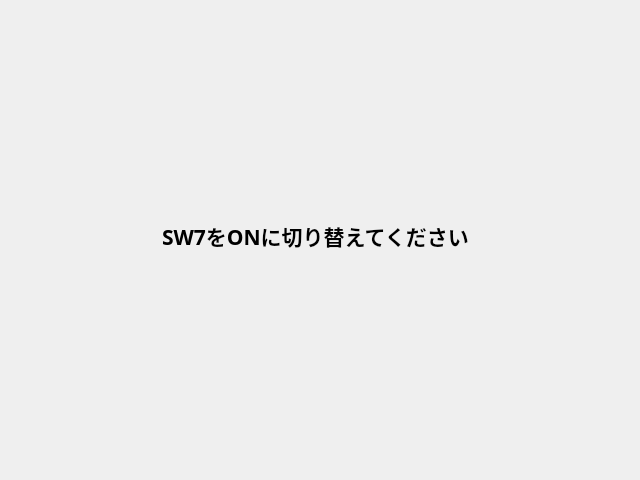
<?xml version="1.0" encoding="UTF-8"?>
<ui version="4.0">
 <class>PopupStatus</class>
 <widget class="QDialog" name="PopupStatus">
  <property name="geometry">
   <rect>
    <x>0</x>
    <y>0</y>
    <width>640</width>
    <height>480</height>
   </rect>
  </property>
  <property name="windowTitle">
   <string>Dialog</string>
  </property>
  <widget class="QLabel" name="messageLabel">
   <property name="geometry">
    <rect>
     <x>100</x>
     <y>180</y>
     <width>431</width>
     <height>111</height>
    </rect>
   </property>
   <property name="font">
    <font>
     <family>游ゴシック</family>
     <pointsize>16</pointsize>
     <weight>75</weight>
     <bold>true</bold>
    </font>
   </property>
   <property name="text">
    <string>SW7をONに切り替えてください</string>
   </property>
   <property name="scaledContents">
    <bool>true</bool>
   </property>
   <property name="alignment">
    <set>Qt::AlignCenter</set>
   </property>
   <property name="wordWrap">
    <bool>true</bool>
   </property>
  </widget>
 </widget>
 <resources/>
 <connections/>
</ui>
